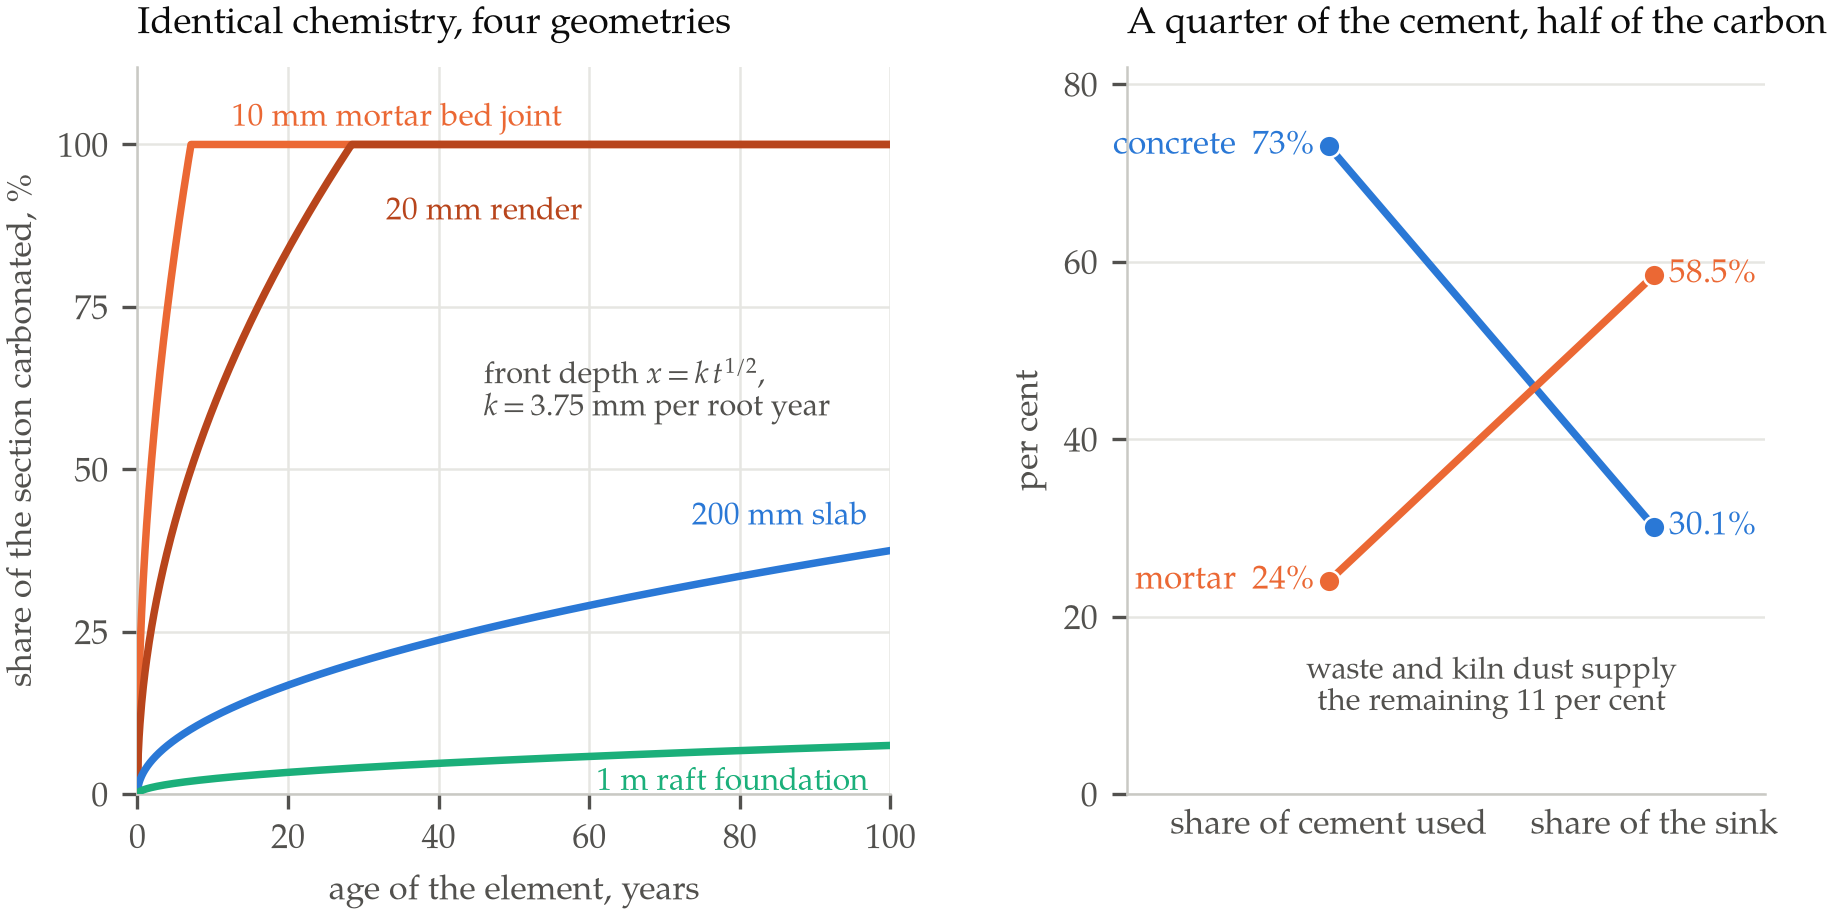

The script that saved this image:
"""Figure for report 025 — why the geometry of a cement product, not its
chemistry, decides how much carbon dioxide it takes back.

Left panel — the fraction of a cement-bound element that has carbonated, as a
function of its age, under the diffusion-limited square-root law x = k sqrt(t)
with k = 3.75 mm/yr^0.5, a value near the middle of the range reported for
in-service structural concrete and close to the 4.0 the same law returns from
Fick's first law at an effective diffusivity of 5e-8 m2/s. The chemistry is
identical in all four
elements; only the distance the front has to travel differs. A 10 mm mortar bed
joint is finished in seven years and a 20 mm render in twenty-eight; a 200 mm
slab needs seven centuries and a metre-thick raft foundation needs eighteen.

Right panel — the consequence, in the global accounts. Concrete takes about
73 per cent of the world's cement and supplies about 30 per cent of the
carbonation sink; mortar takes about 24 per cent and supplies about 59 per
cent. Use shares are from the 1928-2024 account (Nie et al. 2025); uptake
shares from the 1930-2021 account (Wang et al. 2023), whose remaining 11 per
cent is construction waste and cement kiln dust.

Palette: the blue/orange/green set already validated for this series (009-024),
all-pairs checked at print contrast. Series are labelled directly; this is print.
Run: python3 figures/025-carbonation-front-and-sink.py
"""
import matplotlib
matplotlib.use("Agg")
import matplotlib.font_manager as fm
import matplotlib.pyplot as plt
import numpy as np
import tempfile
from pathlib import Path

SERIF = "TeX Gyre Pagella"
BLUE, ORANGE, GREEN = "#2a78d6", "#eb6834", "#1baf7a"
INK, MUTED, GRIDC = "#0b0b0b", "#52514e", "#e6e6e2"


def use_vendored_pagella():
    """Register tools/fonts/texgyrepagella-*.woff2 with matplotlib."""
    vendored = sorted((Path(__file__).resolve().parent.parent / "tools" / "fonts")
                      .glob("texgyrepagella-*.woff2"))
    if not vendored:
        return False
    try:
        from fontTools.ttLib import TTFont
    except ImportError:
        return False
    cache = Path(tempfile.mkdtemp(prefix="pagella-"))
    for src in vendored:
        face = TTFont(str(src))
        face.flavor = None
        dst = cache / (src.stem + ".ttf")
        face.save(str(dst))
        fm.fontManager.addfont(str(dst))
    return SERIF in {f.name for f in fm.fontManager.ttflist}


if not use_vendored_pagella() and SERIF not in {f.name for f in fm.fontManager.ttflist}:
    raise SystemExit("TeX Gyre Pagella unavailable: install fontTools and brotli "
                     "so the vendored woff2 faces in tools/fonts/ can be used.")

plt.rcParams.update({
    "font.family": "serif", "font.serif": [SERIF], "font.size": 8.2,
    "mathtext.fontset": "custom", "mathtext.rm": SERIF,
    "mathtext.it": f"{SERIF}:italic", "mathtext.bf": f"{SERIF}:bold",
    "mathtext.cal": SERIF, "mathtext.sf": SERIF, "mathtext.tt": SERIF,
    "axes.edgecolor": "#c9c9c4", "axes.linewidth": 0.6,
    "text.color": INK, "axes.labelcolor": MUTED, "xtick.color": MUTED,
    "ytick.color": MUTED, "figure.facecolor": "white", "savefig.facecolor": "white",
})

K = 3.75          # mm per square root of a year


# ---------------------------------------------------------------- mechanics
def depth(t):
    """Carbonation depth in mm after t years, diffusion-limited."""
    return K * np.sqrt(np.asarray(t, dtype=float))


def fraction(t, thickness, faces):
    """Fraction of a section carbonated: one face, two faces, or a square
    section attacked on all four."""
    x = depth(t)
    if faces == 1:
        return np.clip(x / thickness, 0.0, 1.0)
    if faces == 2:
        return np.clip(2.0 * x / thickness, 0.0, 1.0)
    core = np.clip(thickness - 2.0 * x, 0.0, None)
    return 1.0 - (core / thickness) ** 2


def full_at(thickness, faces):
    """Age in years at which the section is wholly carbonated."""
    reach = thickness if faces == 1 else thickness / 2.0
    return (reach / K) ** 2


ELEMENTS = (
    (10.0, 1, ORANGE, "10 mm mortar bed joint"),
    (20.0, 1, "#b8451c", "20 mm render"),
    (200.0, 2, BLUE, "200 mm slab"),
    (1000.0, 2, GREEN, "1 m raft foundation"),
)

assert abs(full_at(10.0, 1) - 7.1111) < 1e-3
assert abs(full_at(20.0, 1) - 28.4444) < 1e-3
assert abs(depth(50.0) - 26.5165) < 1e-3
assert abs(full_at(1000.0, 2) - 17777.7778) < 1e-2

fig, (axL, axR) = plt.subplots(1, 2, figsize=(7.0, 3.15),
                               gridspec_kw=dict(width_ratios=[1.18, 1.0],
                                                wspace=0.34))

# ---- left: the same chemistry, four geometries ---------------------------
t = np.linspace(0.0, 100.0, 900)
for thickness, faces, colour, label in ELEMENTS:
    axL.plot(t, 100.0 * fraction(t, thickness, faces), color=colour, lw=1.8, zorder=4)

axL.text(12.5, 101.5, "10 mm mortar bed joint", color=ORANGE, fontsize=7.6,
         ha="left", va="bottom")
axL.text(33.0, 92.0, "20 mm render", color="#b8451c", fontsize=7.6,
         ha="left", va="top")
axL.text(97.0, 100.0 * fraction(97.0, 200.0, 2) + 3.2, "200 mm slab",
         color=BLUE, fontsize=7.6, ha="right", va="bottom")
axL.text(97.0, 100.0 * fraction(97.0, 1000.0, 2) - 3.2, "1 m raft foundation",
         color=GREEN, fontsize=7.6, ha="right", va="top")
axL.text(46.0, 62.0, "front depth $x = k\\,t^{1/2}$,\n$k = 3.75$ mm per root year",
         fontsize=7.4, color=MUTED, ha="left", va="center")

axL.set_xlim(0.0, 100.0)
axL.set_ylim(0.0, 112.0)
axL.set_yticks([0, 25, 50, 75, 100])
axL.set_xlabel("age of the element, years")
axL.set_ylabel("share of the section carbonated, %")
axL.set_title("Identical chemistry, four geometries", fontsize=9.0, loc="left",
              pad=8, color=INK)
axL.grid(color=GRIDC, lw=0.6, zorder=1)
for sp in ("top", "right"):
    axL.spines[sp].set_visible(False)

# ---- right: where the cement goes against where the carbon goes ----------
ROWS = ((73.0, 30.1, BLUE, "concrete"), (24.0, 58.5, ORANGE, "mortar"))
for use, sink, colour, label in ROWS:
    axR.plot([0, 1], [use, sink], color=colour, lw=1.8, zorder=3)
    axR.plot([0, 1], [use, sink], "o", ms=5.2, color=colour, zorder=4,
             markeredgecolor="white", markeredgewidth=0.6)
    axR.text(-0.045, use, f"{label}  {use:.0f}%", color=colour, fontsize=8.0,
             ha="right", va="center")
    axR.text(1.045, sink, f"{sink:.1f}%", color=colour, fontsize=8.0,
             ha="left", va="center")

axR.text(0.5, 12.0, "waste and kiln dust supply\nthe remaining 11 per cent",
         fontsize=7.4, color=MUTED, ha="center", va="center")
axR.set_xlim(-0.62, 1.34)
axR.set_ylim(0.0, 82.0)
axR.set_xticks([0, 1])
axR.set_xticklabels(["share of cement used", "share of the sink"])
axR.set_yticks([0, 20, 40, 60, 80])
axR.set_ylabel("per cent")
axR.set_title("A quarter of the cement, half of the carbon", fontsize=9.0,
              loc="left", pad=8, color=INK)
axR.grid(axis="y", color=GRIDC, lw=0.6, zorder=1)
for sp in ("top", "right"):
    axR.spines[sp].set_visible(False)
axR.tick_params(axis="x", length=0)

out = Path(__file__).with_suffix(".png")
fig.savefig(out, dpi=300, bbox_inches="tight", pad_inches=0.02)
print("wrote", out)
for thickness, faces, _c, label in ELEMENTS:
    print(f"  {label:24s} full at {full_at(thickness, faces):8.1f} yr; "
          f"{100 * fraction(50.0, thickness, faces):5.1f}% at 50 yr; "
          f"{100 * fraction(10.0, thickness, faces):5.1f}% at 10 yr")
print(f"  depth at 10/50/100 yr: {depth(10):.1f} / {depth(50):.1f} / {depth(100):.1f} mm")
for use, sink, _c, label in ROWS:
    print(f"  {label:9s} uptake per tonne of cement, relative index {sink / use:.3f}")
print(f"  mortar / concrete intensity ratio {(58.5 / 24.0) / (30.1 / 73.0):.2f}")
